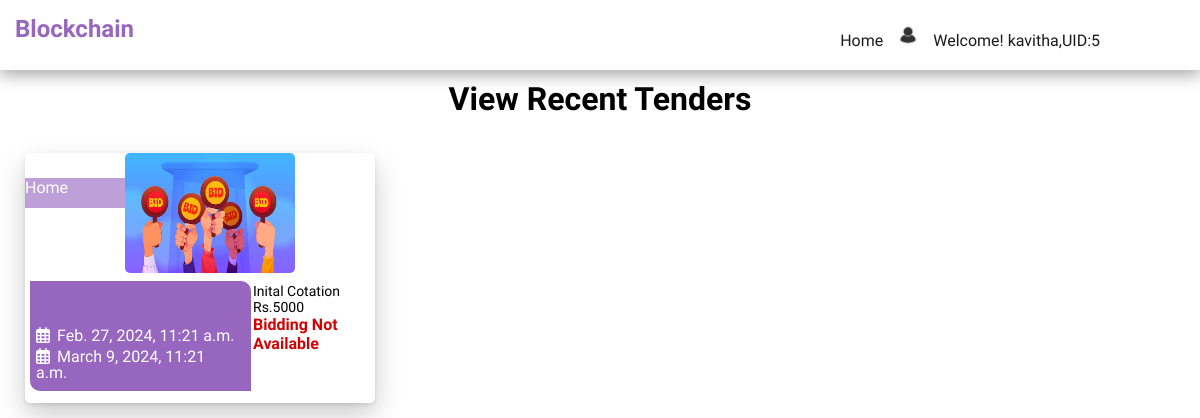
/dashboard/ (signed in), run on the app's committed database.
### eadmin/models.py (models this page shows)
class particpants(models.Model):
    username = models.CharField(max_length=100,null=False, blank=False)
    password = models.CharField(max_length=100)
    contact = models.CharField(max_length=100)
    email = models.CharField(max_length=100)
    profile_picture = models.ImageField(upload_to=getFile,null=True,blank=True)
    created_at=models.DateTimeField(auto_now_add=True)

class tender(models.Model):
    title = models.CharField(max_length=100,null=False, blank=False)
    started_at = models.DateTimeField()
    ended_at = models.DateTimeField()
    img = models.ImageField(upload_to=getFile,null=True,blank=True)
    created_at=models.DateTimeField(auto_now_add=True)
    tenderNo = models.CharField(max_length=100,null=False,blank=False)
    status=  models.BooleanField(default=True)
    winnerid=  models.IntegerField(default=0)
    blockid=  models.IntegerField(default=0)
    initalCotation = models.CharField(max_length=100,null=False,blank=False,default=0)

### eadmin/views.py (the view)
# urls.py: path("dashboard/",views.dashboard, name="dashboard"),
def dashboard(request):
    participant_info = getattr(request, 'participant_info', None)
    if not participant_info:
        return redirect('login')  # Redirect to login if participant_info is not available
    logger.warning(str(participant_info.id))  # Log participant ID
    tenders = getattr(request, 'tenderList', None)
    newtenders = []
    logger.warning(f"Tenders: {tenders}")
    btn_status= False
    today_date = datetime.today().date()
    for tend in tenders:
        print(tend.started_at.date())
        if tend.started_at.date()==today_date or tend.started_at.date()<today_date:
            btn_status= True
        newtenders.append({'id':tend.id,'title':tend.title,'img':tend.img,'started_at':tend.started_at,'ended_at':tend.ended_at,'status':btn_status,"initalCotation":tend.initalCotation})
    print("Today's date is:", today_date)
    return render(request, "e-participant/index.html", {'participant_info': participant_info,'tenders':newtenders},)

### eadmin/BlockchainMiddleWare.py (called while the page is built)
    def __call__(self, request):
        tender_id = request.GET.get('tender_id', None)  # Assuming the tenderid is passed via GET parameter
        block_list = None
        if tender_id:
            block_list = Blockchain.objects.filter(tenderid=tender_id)
            request.block_list = block_list
        else:
            request.block_list = None
        response = self.get_response(request)
        return response

### eadmin/tenderMiddleware.py (called while the page is built)
    def __call__(self, request):
        tenderList = None
        getTender = tender.objects.filter(status=True)
        request.tenderList = getTender
        response = self.get_response(request)
        return response

### eadmin/userMiddleWare.py (called while the page is built)
    def __call__(self, request):
        userList = None
        getUsers = particpants.objects.all()
        request.userList = getUsers
        response = self.get_response(request)
        return response

### templates/e-participant/index.html
{% extends 'e-participant/layout.html' %}
{% load static %}
{% block content %}
<div class="header-container">
    <h1>View Recent Tenders</h1>
</div>
<div class="bl-container">
    {% for tender in tenders %}
    <div class="bl-card">
        <div class="bl-img">
            <img src="{% static  tender.img  %}" alt="" class="bl-img">
        </div>
        <div class="bl-content">
            <div class="bl-title">
                {{ tender.title }}
            </div>
          <div class="bl-info">
            <div class="bl-calender">
                <p>{{tender.tenderNo}}</p>
                <i class="fa-regular fa-calendar-days"><span>{{tender.started_at}}</span></i>
                <i class="fa-regular fa-calendar-days"><span>{{tender.ended_at}}</span></i>
            </div>
            <div class="bl-cotation">
                <span class="header">Inital Cotation</span>
                <span class="header">Rs.{{tender.initalCotation}}</span>
                {% if tender.status%}
                <div class="bl-btn">
                    <a href="{% url 'viewBidDetails' tender_id=tender.id %}">Bid Now</a>
                </div>
            {% else %}
            <b class="unavailable">Bidding Not Available</b>
            {% endif %}
            </div>
          </div>
        </div>
    </div>
    {% endfor %}
</div>
{% endblock %}

### templates/e-participant/layout.html (shortened to what this page needs)
<html lang="en">
<head>
    {% load static %}
    <link rel="stylesheet" href="{% static 'css/style.css' %}">
    <link rel="stylesheet" href="https://cdnjs.cloudflare.com/ajax/libs/font-awesome/6.5.1/css/all.min.css" />
</head>
<body>
    <header>
        <nav>
             <h1>Blockchain</h1>
            <ul>
                <li><a href="{% url 'dashboard' %}">Home</a></li>
                <li class="dropdown">
                    <div class="dropbtn">
                        <img src="{% static 'profile/default.jpg' %}" alt="" height="30px" width="30px">
                    </div>
                </li>
                {% if participant_info %}
                <li><a href="#">Welcome! <b class="bl-fnt">{{participant_info.username}},UID:{{participant_info.id}}</b></a></li>
                {% endif%}
            </ul>
        </nav>
    </header>
    {% block content %}
    {% endblock  %}
</body>
</html>

### static/css/style.css (style rules this page uses)
* { box-sizing: border-box; padding: 0; margin: 0; list-style: none; font-family: 'Kanit', sans-serif; text-decoration: none; }
:root { --primary-color: #9766be; --light-primary-color: #be9fd8; --green-color: #0c8835; --white-color: #ffff; --black-color: #0a0a0aee; --red-color: #d30202; --grey-color: #b3b3b3; }
body { position: relative; }
header { background-color: var(--white-color); height: 70px; width: 100%; top: 0; position: sticky; z-index: 1000; box-shadow: rgba(0, 0, 0, 0.35) 0px 5px 15px; }
header nav { display: flex; cursor: pointer; justify-content: space-between; }
header nav h1 { margin: 15px; }
header nav ul { margin: 15px; display: flex; justify-content: flex-end; align-items: flex-end; }
header nav ul li { padding: 5px; }
header nav ul li:last-child { margin-right: 80px; }
nav h1 { color: var(--primary-color); }
li a { color: var(--black-color); }
.bl-form p, a { color: var(--white-color); font-weight: 200; }
.dropbtn { align-items: center; flex-direction: column; }
.bl-fnt { font-weight: 200; }
.bl-container { height: 100%; width: 100%; display: grid; margin: 20px; grid-template-columns: 1fr 1fr 1fr; }
.bl-container .bl-card { height: 250px; width: 350px; box-shadow: rgba(0, 0, 0, 0.2) 0px 12px 28px 0px, rgba(0, 0, 0, 0.1) 0px 2px 4px 0px, rgba(255, 255, 255, 0.05) 0px 0px 0px 1px inset; position: relative; margin: 5px; border-radius: 5px; }
.bl-img { height: 120px; width: 170; position: absolute; margin-left: 50px; border-radius: 5px; z-index: 1; }
.bl-content { position: absolute; width: 100%; height: 100%; }
.bl-content .bl-title { position: absolute; left: 0; top: 25px; background-color: var(--light-primary-color); font-weight: 100; color: var(--white-color); width: 100px; height: 30px; }
.header-container { display: flex; justify-content: center; align-items: center; padding: 10px; }
.bl-info { position: absolute; display: flex; padding: 5px; margin-top: 35%; min-height: 48%; width: 100%; }
.bl-calender { border-radius: 0 10px 0px 10px; padding: 4px; background-color: var(--primary-color); color: var(--white-color); width: 65%; }
.bl-calender i { padding: 2px; }
.bl-calender span { font-weight: 100; margin: 2px; padding: 5px; }
.bl-cotation { width: 30%; padding: 2px; font-weight: 100; }
.bl-cotation .header { font-size: 14px; }
.unavailable { color: var(--red-color) }
.bid_container h1,p { padding: 20px; }

### data on the page
particpants: username "kavitha", id "5"
tender: img (picture), title "Home", started_at "Feb. 27, 2024, 11:21 a.m.", ended_at "March 9, 2024, 11:21 a.m.", initalCotation "5000"
